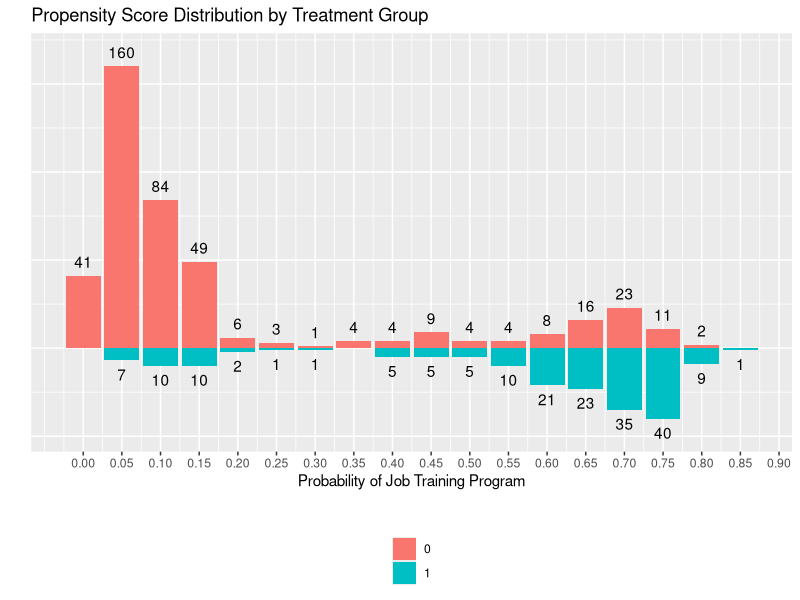
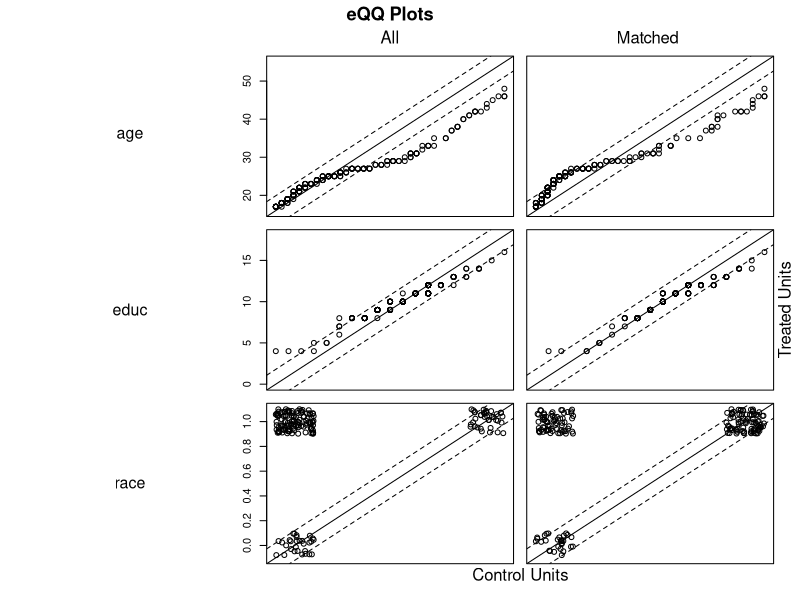
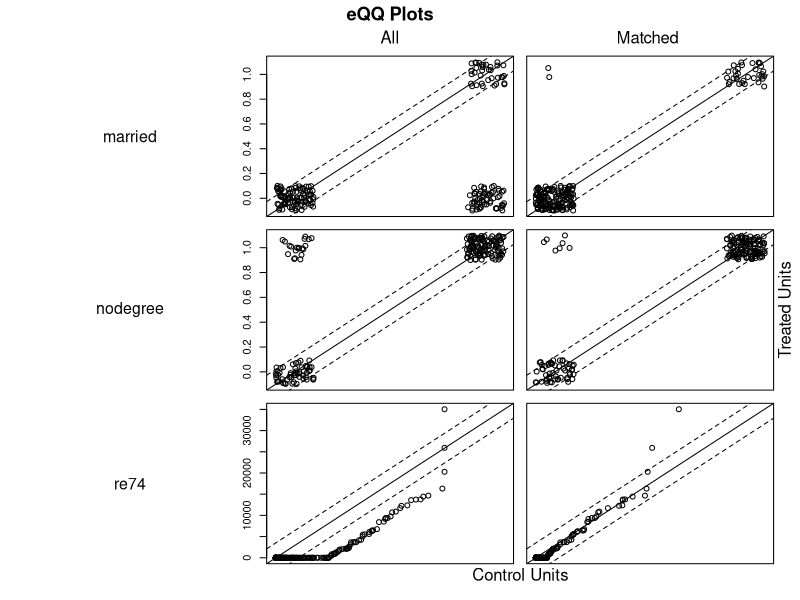
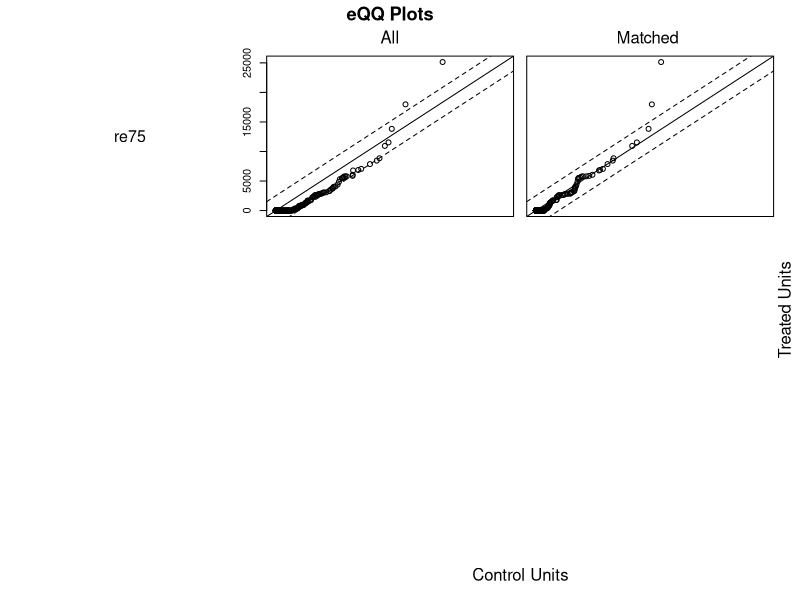
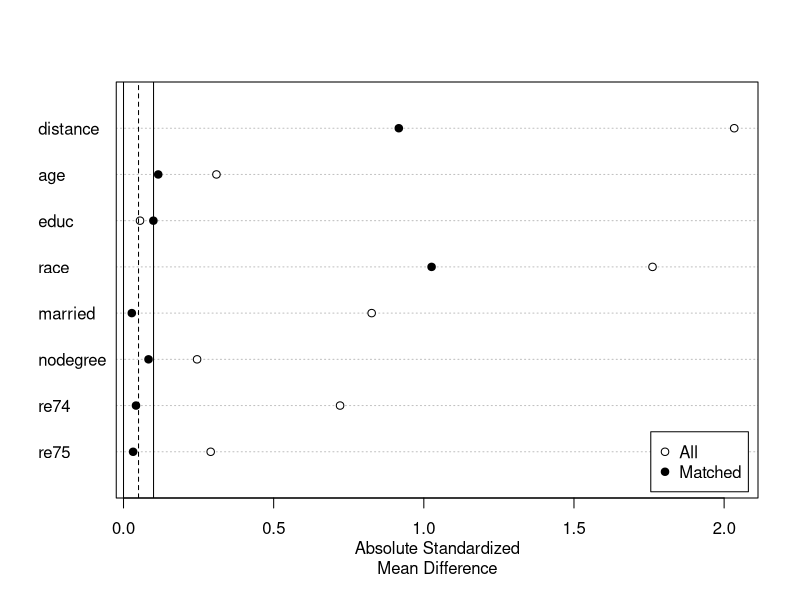
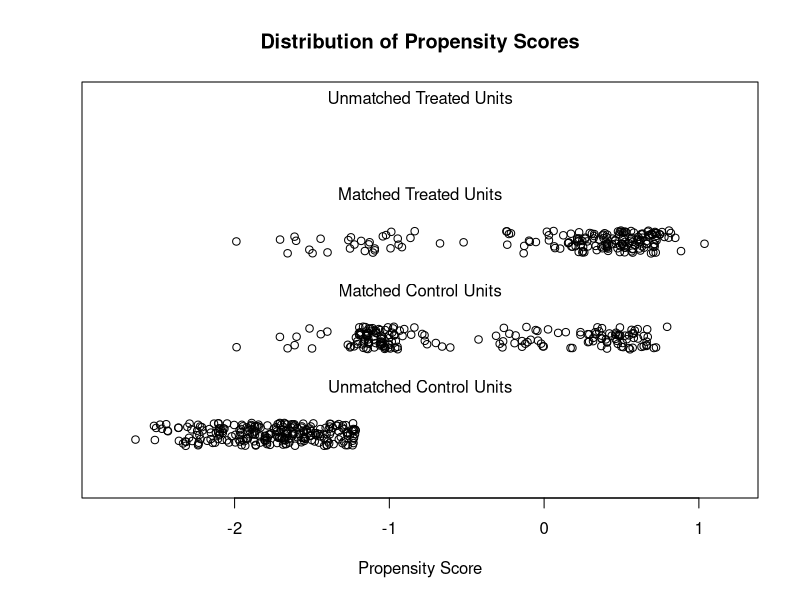
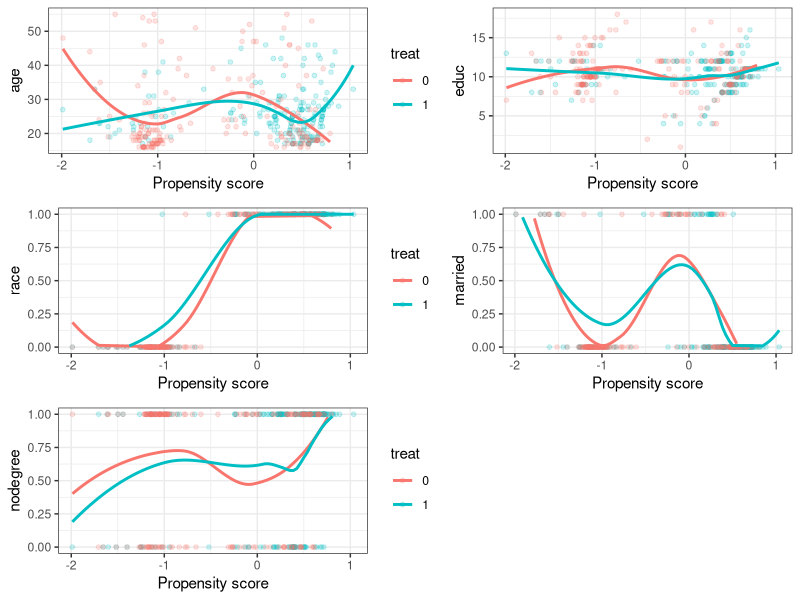
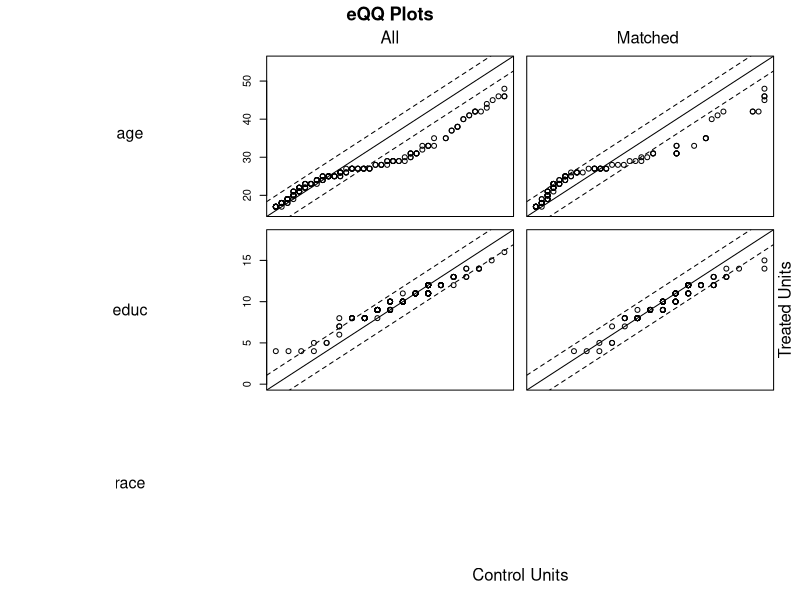

Reproduce these figures in R, in order. (Note: this script raises an error after producing the figures.)
# Propensity Score-Matching Methods for Nonexperimental Causal Studies 

setwd("~/workdir/statistics/Today-I-Learned/2021-1-AdvancedLinearModels")

library(MatchIt)
library(ggplot2)
library(tidyverse)
library(dplyr)
library(gridExtra)
library(party)

data("lalonde")
table(lalonde$treat)
lalonde$race <- ifelse(lalonde$race == "black", 1, 0)
View(lalonde)

# 1. Matching with Logistic Regression 
# ==================================================================
# 1-1. difference in means : outcome variables 
lalonde %>%
  group_by(treat) %>%
  summarise(n_people = n(),
            mean_outcome = mean(re78),
            std_error = sd(re78) / sqrt(n_people))

with(lalonde, t.test(re78 ~ treat))


# 1-2. difference in means : pre-treatment covariates 
lalonde_cov <- c('age', 'educ', 'race', 'married', 'nodegree', 're74', 're75')
lalonde %>%
  group_by(treat) %>%
  select(one_of(lalonde_cov)) %>%
  summarise_all(funs(mean(., na.rm = T)))


# 2. Propensity Score Estimation 
fit1 <- glm(treat ~ age + educ + race + married + nodegree + 
              re74 + re75, data=lalonde, family=binomial())
lalonde$ps <- predict(fit1, lalonde, type="response")
summary(lalonde$ps[lalonde$treat==0])
summary(lalonde$ps[lalonde$treat==1])
summary(fit1)

# 2-2. Propensity Score Graph 
lalonde %>%
  mutate(ps.grp = round(ps/0.05) * 0.05) %>%
  group_by(treat, ps.grp) %>%
  summarize(n = n()) %>%
  ungroup() %>%
  mutate(n2 = ifelse(treat == 0, yes = n, no = -1*n)) %>%
  ggplot(aes(x = ps.grp, y = n2, fill = as.factor(treat))) +
  geom_bar(stat = 'identity', position = 'identity') +
  geom_text(aes(label = n, x = ps.grp, y = n2 + ifelse(treat == 0, 8, -8))) +
  xlab('Probability of Job Training Program') +
  ylab(' ') +
  ggtitle('Propensity Score Distribution by Treatment Group') +
  scale_fill_discrete('') +
  scale_x_continuous(breaks = seq(0, 1, 0.05)) +
  theme(legend.position = 'bottom', legend.direction = 'vertical',
        axis.ticks.y = element_blank(),
        axis.text.y = element_blank())


# # Propensity Score Matching Graph 
# df1 <- lalonde[which(lalonde$treat==0),] ; df2 <- lalonde[which(lalonde$treat==1),] ; 
# df1 <- df1[order(df1$ps),] ; df2 <- df2[order(df2$ps),]
# rownames(df1) <- NULL ; rownames(df2) <- NULL
# 
# ggplot() + 
#   geom_line(data=df1, aes(x = as.numeric(row.names(df1)), y=ps), color='green') + 
#   geom_line(data=df2, aes(x = as.numeric(row.names(df2)), y=ps), color='red')
# 

# logistic regression, with all covariates 
m.out1 <- matchit(treat ~ age + educ + race + married 
                  + nodegree + re74 + re75, data = lalonde,
                  distance = "glm", link = "linear.probit")

m.out1
summary(m.out1)
round(summary(m.out1)$sum.all[,1:2],2)
plot(m.out1)
plot(summary(m.out1))
dim(match.data(m.out1)) # 370, 13 

plot(m.out1, type="jitter", interactive=FALSE)

dta.m1 <- match.data(m.out1)
View(dta.m1)


# 4.1 Visual inspection
fn_bal <- function(dta, variable) {
  dta$variable <- dta[, variable]
  dta$treat <- as.factor(dta$treat)
  support <- c(min(dta$variable), max(dta$variable))
  ggplot(dta, aes(x = distance, y = variable, color = treat)) +
    geom_point(alpha = 0.2, size = 1.3) +
    geom_smooth(method = "loess", se = F) +
    xlab("Propensity score") +
    ylab(variable) +
    theme_bw() +
    ylim(support)
}

grid.arrange(
  fn_bal(dta.m1, "age"),
  fn_bal(dta.m1, "educ") + theme(legend.position = "none"),
  fn_bal(dta.m1, "race"),
  fn_bal(dta.m1, "married") + theme(legend.position = "none"),
  fn_bal(dta.m1, "nodegree"),
  nrow = 3, widths = c(1, 0.8)
)


# 4.2 Difference in means 
dta.m1 %>%
  group_by(treat) %>%
  summarise(n_people = n(),
            mean_outcome = mean(re78),
            std_error = sd(re78) / sqrt(n_people))

with(dta.m1, t.test(re78 ~ treat))
lm_treat1 <- lm(re78 ~ treat, data = dta.m1)
summary(lm_treat1)

# 4.3 cov means 
dta.m1 %>%
  group_by(treat) %>%
  select(one_of(lalonde_cov)) %>%
  summarise_all(funs(mean))

lm_treat2 <- lm(re78 ~ treat + age + educ + race + married + nodegree + 
                  re74 + re75, data = dta.m1)
summary(lm_treat2)


# 2. Other Examples  
# =================================================================
data("lalonde")
table(lalonde$treat)
lalonde$race <- ifelse(lalonde$race == "black", 1, 0)


# ==================================================================
# (1) Caliper
m.out2 <- matchit(treat ~ age + educ + race + married + nodegree 
                  + re74 + re75, data = lalonde,
                  distance = "glm", caliper = .01)

m.out2
summary(m.out2)
round(summary(m.out2)$sum.all[,1:2],2)
plot(m.out2)
dim(match.data(m.out2)) # 180, 12 

dta.m2 <- match.data(m.out2)
plot(m.out2, type="jitter", interactive=FALSE)

grid.arrange(
  fn_bal(dta.m2, "age"), 
  fn_bal(dta.m2, "educ") + theme(legend.position = "none"),
  fn_bal(dta.m2, "race"),
  fn_bal(dta.m2, "married") + theme(legend.position = "none"),
  fn_bal(dta.m2, "nodegree"),
  nrow = 3, widths = c(1, 0.8)
)

with(dta.m2, t.test(re78 ~ treat))

lm_treat1 <- lm(re78 ~ treat, data = dta.m2)
summary(lm_treat1)

dta.m2 %>%
  group_by(treat) %>%
  select(one_of(lalonde_cov)) %>%
  summarise_all(funs(mean))

lm_treat2 <- lm(re78 ~ treat + age + educ + race + married + nodegree + 
                  re74 + re75, data = dta.m2)
summary(lm_treat2)


# ==================================================================
# (2) With Replacement
data("lalonde")
table(lalonde$treat)
lalonde$race <- ifelse(lalonde$race == "black", 1, 0)

m.out3 <- matchit(treat ~ age + educ + race + married 
                  + nodegree + re74 + re75, data = lalonde,
                  distance = "glm", replace = TRUE)

m.out3
summary(m.out3)
round(summary(m.out3)$sum.all[,1:2],2)
plot(m.out3)
dim(match.data(m.out3)) # 273, 13 
plot(m.out3, type="jitter", interactive=FALSE)


dta.m3 <- match.data(m.out3)

grid.arrange(
  fn_bal(dta.m3, "age"), 
  fn_bal(dta.m3, "educ") + theme(legend.position = "none"),
  fn_bal(dta.m3, "race"),
  fn_bal(dta.m3, "married") + theme(legend.position = "none"),
  fn_bal(dta.m3, "nodegree"),
  nrow = 3, widths = c(1, 0.8)
)

with(dta.m3, t.test(re78 ~ treat))

lm_treat1 <- lm(re78 ~ treat, data = dta.m3)
summary(lm_treat1)

dta.m3 %>%
  group_by(treat) %>%
  select(one_of(lalonde_cov)) %>%
  summarise_all(funs(mean))

lm_treat2 <- lm(re78 ~ treat + age + educ + race + married + nodegree + 
                  re74 + re75, data = dta.m3)
summary(lm_treat2)


# ==================================================================
# (3) 5:1 matching w/ replacement 
data("lalonde")
table(lalonde$treat)
lalonde$race <- ifelse(lalonde$race == "black", 1, 0)

m.out4 <- matchit(treat ~ age + educ + race + married 
                  + nodegree + re74 + re75, data = lalonde,
                  distance = "glm", replace = TRUE, ratio=5)

m.out4
summary(m.out4)
round(summary(m.out4)$sum.all[,1:2],2)
plot(m.out4)
dim(match.data(m.out4)) # 373, 13 

dta.m4 <- match.data(m.out4)
plot(m.out4, type="jitter", interactive=FALSE)

grid.arrange(
  fn_bal(dta.m4, "age"), 
  fn_bal(dta.m4, "educ") + theme(legend.position = "none"),
  fn_bal(dta.m4, "race"),
  fn_bal(dta.m4, "married") + theme(legend.position = "none"),
  fn_bal(dta.m4, "nodegree"),
  nrow = 3, widths = c(1, 0.8)
)

with(dta.m4, t.test(re78 ~ treat))

lm_treat1 <- lm(re78 ~ treat, data = dta.m4)
summary(lm_treat1)

dta.m4 %>%
  group_by(treat) %>%
  select(one_of(lalonde_cov)) %>%
  summarise_all(funs(mean))

lm_treat2 <- lm(re78 ~ treat + age + educ + race + married + nodegree + 
                  re74 + re75, data = dta.m4)
summary(lm_treat2)


# ==================================================================
# (4) Random Forest 
data("lalonde")
table(lalonde$treat)
lalonde$race <- ifelse(lalonde$race == "black", 1, 0)

library(randomForest)
m.out5 <- matchit(treat ~ age + educ + race + married 
                  + nodegree + re74 + re75, data = lalonde,
                  distance = "randomforest", replace = TRUE)

m.out5
summary(m.out5)
round(summary(m.out5)$sum.all[,1:3],2)
plot(summary(m.out5))
dim(match.data(m.out5)) # 253, 13 

dta.m5 <- match.data(m.out5)
plot(m.out5, type="jitter", interactive=FALSE)

grid.arrange(
  fn_bal(dta.m5, "age"), 
  fn_bal(dta.m5, "educ") + theme(legend.position = "none"),
  fn_bal(dta.m5, "race"),
  fn_bal(dta.m5, "married") + theme(legend.position = "none"),
  fn_bal(dta.m5, "nodegree"),
  nrow = 3, widths = c(1, 0.8)
)

with(dta.m5, t.test(re78 ~ treat))

lm_treat1 <- lm(re78 ~ treat, data = dta.m5)
summary(lm_treat1)

dta.m5 %>%
  group_by(treat) %>%
  select(one_of(lalonde_cov)) %>%
  summarise_all(funs(mean))

lm_treat2 <- lm(re78 ~ treat + age + educ + race + married + nodegree + 
                  re74 + re75, data = dta.m5)
summary(lm_treat2)
